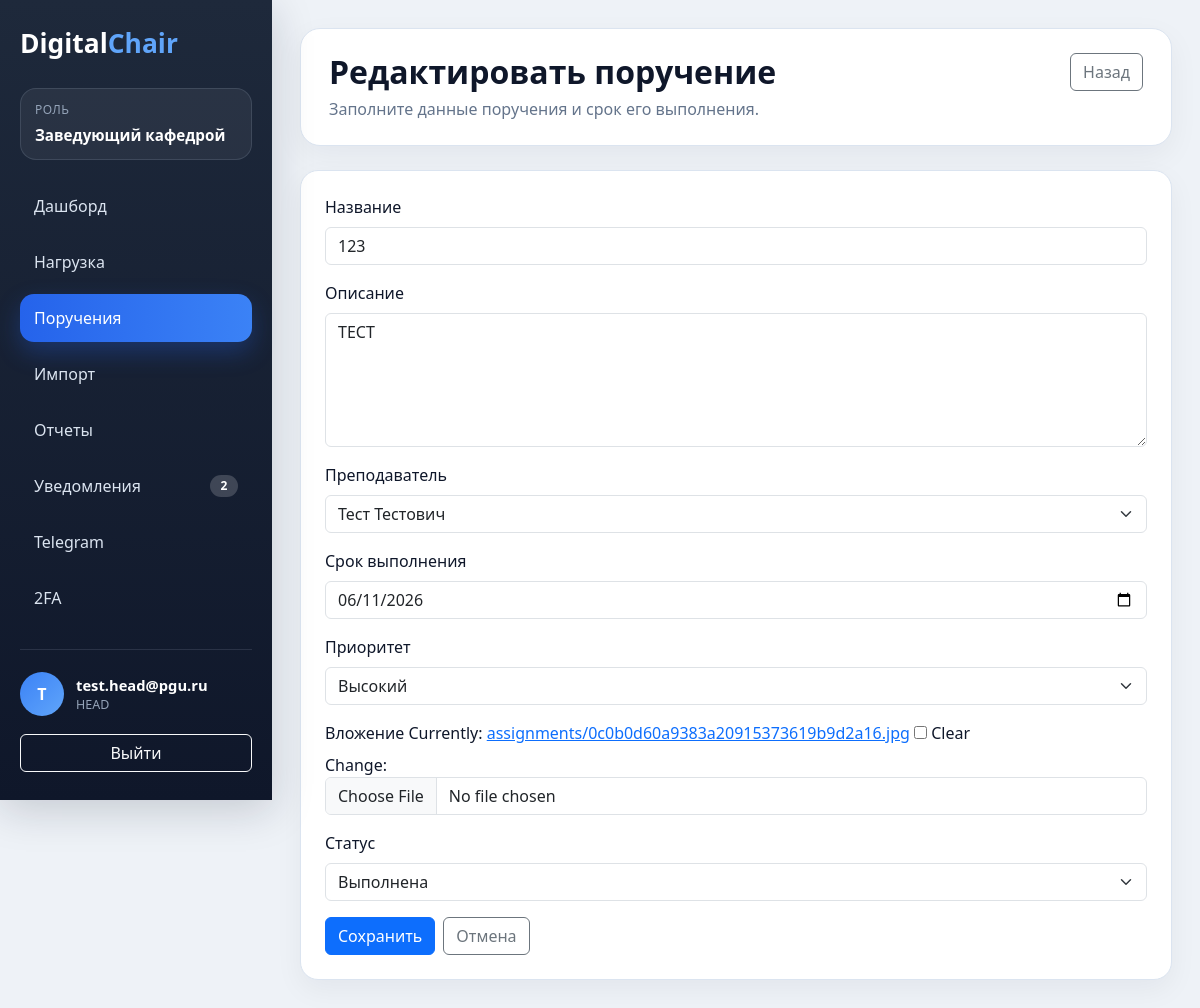
The app's page /assignments/1/edit/ (signed in) with its own data.
### apps/users/models.py (models this page shows, shortened)
class User(AbstractUser):
    class Roles(models.TextChoices):
        ADMIN = 'ADMIN', 'Администратор'
        HEAD = 'HEAD', 'Заведующий кафедрой'
        TEACHER = 'TEACHER', 'Преподаватель'
        STUDENT = 'STUDENT', 'Студент'
        STUDY_MASTER = 'STUDY_MASTER', 'Учебный мастер'
    username = models.CharField(
        max_length=150,
        unique=True
    )
    email = models.EmailField(
        unique=True
    )
    role = models.CharField(
        max_length=30,
        choices=Roles.choices,
        default=Roles.TEACHER
    )
    phone = models.CharField(
        max_length=20,
        blank=True,
        null=True
    )
    telegram_id = models.CharField(
        max_length=100,
        blank=True,
        null=True
    )
    telegram_bind_code = models.CharField(
        max_length=20,
        blank=True,
        null=True
    )
    telegram_bind_code_created_at = models.DateTimeField(
        blank=True,
        null=True
    )
    is_2fa_enabled = models.BooleanField(
        default=False
    )
    totp_secret = models.CharField(
        max_length=64,
        blank=True,
        null=True
    )
    USERNAME_FIELD = 'email'
    REQUIRED_FIELDS = []
    objects = UserManager()

### apps/assignments/models.py (models this page shows, shortened)
class Task(models.Model):
    class Statuses(models.TextChoices):
        NEW = 'NEW', 'Новая'
        IN_PROGRESS = 'IN_PROGRESS', 'В работе'
        COMPLETED = 'COMPLETED', 'Выполнена'
        CANCELLED = 'CANCELLED', 'Отменена'
    class Priorities(models.TextChoices):
        LOW = 'LOW', 'Низкий'
        MEDIUM = 'MEDIUM', 'Средний'
        HIGH = 'HIGH', 'Высокий'
    title = models.CharField(
        max_length=255
    )
    description = models.TextField()
    teacher = models.ForeignKey(
        Teacher,
        on_delete=models.CASCADE,
        related_name='tasks'
    )
    created_by = models.ForeignKey(
        settings.AUTH_USER_MODEL,
        on_delete=models.CASCADE,
        related_name='created_tasks'
    )
    due_date = models.DateField()
    status = models.CharField(
        max_length=20,
        choices=Statuses.choices,
        default=Statuses.NEW
    )
    priority = models.CharField(
        max_length=20,
        choices=Priorities.choices,
        default=Priorities.MEDIUM
    )
    attachment = models.FileField(
        upload_to='assignments/',
        blank=True,
        null=True,
        validators=[
            FileExtensionValidator(
                allowed_extensions=[
                    'pdf',
                    'docx',
                    'xlsx',
                    'png',
                    'jpg',
                    'jpeg',
                ]
            ),
            validate_attachment_size
        ]
    )
    created_at = models.DateTimeField(
        auto_now_add=True
    )
    completed_at = models.DateTimeField(
        blank=True,
        null=True
    )

### apps/assignments/views.py (the view)
@login_required(login_url='/login/')
@head_required
@never_cache
def task_update_view(request, pk):
    task = get_object_or_404(
        Task,
        pk=pk
    )
    previous_status = task.status
    previous_teacher = task.teacher
    if request.method == 'POST':
        form = TaskUpdateForm(
            request.POST,
            request.FILES,
            instance=task
        )
        if form.is_valid():
            task = form.save()
            notify_task_update(
                task,
                previous_status,
                previous_teacher
            )
            messages.success(
                request,
                'Поручение обновлено.'
            )
            return redirect(f'/assignments/{task.id}/')
    else:
        form = TaskUpdateForm(instance=task)
    return render(
        request,
        'assignments/task_form.html',
        {
            'form': form,
            'title': 'Редактировать поручение',
            'submit_label': 'Сохранить',
            'cancel_url': f'/assignments/{task.id}/'
        }
    )

### apps/assignments/forms.py
class TaskUpdateForm(TaskCreateForm):
    class Meta(TaskCreateForm.Meta):
        fields = TaskCreateForm.Meta.fields + (
            'status',
        )
        labels = {
            **TaskCreateForm.Meta.labels,
            'status': 'Статус',
        }
        widgets = {
            **TaskCreateForm.Meta.widgets,
            'status': forms.Select(attrs={'class': 'form-select'}),
        }

### apps/assignments/views.py (called while the page is built)
def is_head(user):
    return user.is_authenticated and user.role == 'HEAD'

### apps/core/models.py (called while the page is built)
    def __str__(self):
        return self.full_name

### templates/assignments/task_form.html (shortened to what this page needs)
{% extends 'base/base.html' %}
{% block page_title %}{{ title }}{% endblock %}
{% block page_subtitle %}
    <p class="app-page-subtitle">Заполните данные поручения и срок его выполнения.</p>
{% endblock %}
{% block page_actions %}
    <a href="{{ cancel_url }}" class="btn btn-outline-secondary">Назад</a>
{% endblock %}
{% block content %}
    <div class="section-card">
        <form method="post" enctype="multipart/form-data" novalidate>
            {% for field in form %}
                <div class="mb-3">
                    <label for="{{ field.id_for_label }}" class="form-label">{{ field.label }}</label>
                    {{ field }}
                </div>
            {% endfor %}
            <div class="d-flex gap-2">
                <button type="submit" class="btn btn-primary">{{ submit_label }}</button>
                <a href="{{ cancel_url }}" class="btn btn-outline-secondary">Отмена</a>
            </div>
        </form>
    </div>
{% endblock %}

### templates/base/base.html (shortened to what this page needs)
<!DOCTYPE html>
<html lang="ru">
<head>
    <link href="https://cdn.jsdelivr.net/npm/bootstrap@5.3.3/dist/css/bootstrap.min.css"
          rel="stylesheet">
</head>
<body>
{% if request.user.is_authenticated %}
    <div class="app-shell">
        <aside class="app-sidebar">
            <h1 class="app-logo">Digital<span>Chair</span></h1>
            <div class="app-role">
                <span class="app-role-label">Роль</span>
                <span class="app-role-value">{{ ui_role_label }}</span>
            </div>
            <nav class="app-nav">
                {% for item in ui_navigation_items %}
                    <a href="{{ item.url }}"
                       class="app-nav-link{% if item.is_active %} active{% endif %}">
                        <span>{{ item.label }}</span>
                        {% if item.badge %}
                            <span class="app-nav-badge">{{ item.badge }}</span>
                        {% endif %}
                    </a>
                {% endfor %}
            </nav>
            <div class="app-sidebar-footer">
                <div class="app-user">
                    <div class="app-user-avatar">
                        {{ request.user.email|first|upper }}
                    </div>
                    <div>
                        <div class="app-user-email">{{ request.user.email }}</div>
                        <div class="app-user-role">{{ request.user.role }}</div>
                    </div>
                </div>
                <a href="/logout/" class="btn btn-outline-light w-100">Выйти</a>
            </div>
        </aside>
        <main class="app-main">
            <header class="app-page-header">
                <div>
                    <h1 class="app-page-title">{% block page_title %}DigitalChair{% endblock %}</h1>
                    {% block page_subtitle %}{% endblock %}
                </div>
                <div class="app-toolbar">
                    {% block page_actions %}{% endblock %}
                </div>
            </header>
            {% block content %}{% endblock %}
        </main>
    </div>
{% else %}
    {% block anonymous_content %}{% endblock %}
{% endif %}
</body>
</html>

### records on screen
User: user.email|first "T", user.email "test.head@pgu.ru", user.role "HEAD"
Task: form "123" "ТЕСТ" "Тест Тестович" "06/11/2026" "Высокий" "Выполнена"

### other values on screen
{{ ui_role_label }} "Заведующий кафедрой"
{{ item.label }} "Дашборд" "Нагрузка" "Поручения" "Импорт" "Отчеты" "Уведомления" "Telegram" "2FA"
{{ item.badge }} "2"
{{ title }} "Редактировать поручение"
{{ field.label }} "Название" "Описание" "Преподаватель" "Срок выполнения" "Приоритет" "Вложение" "Статус"
{{ submit_label }} "Сохранить"
